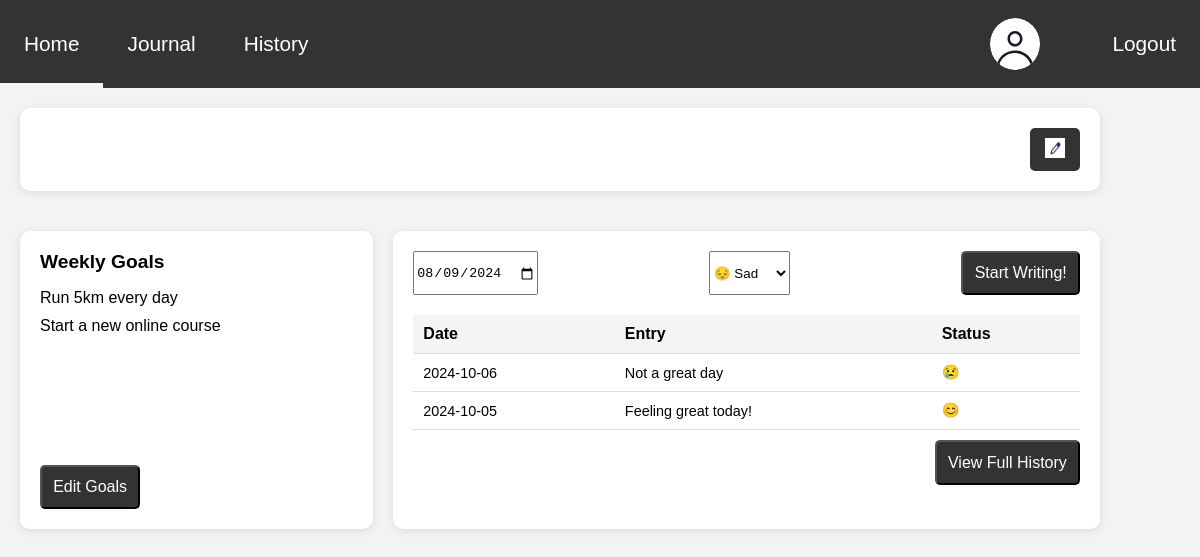
/patient/home/home.php (signed in), run on an earlier commit of the app's database.
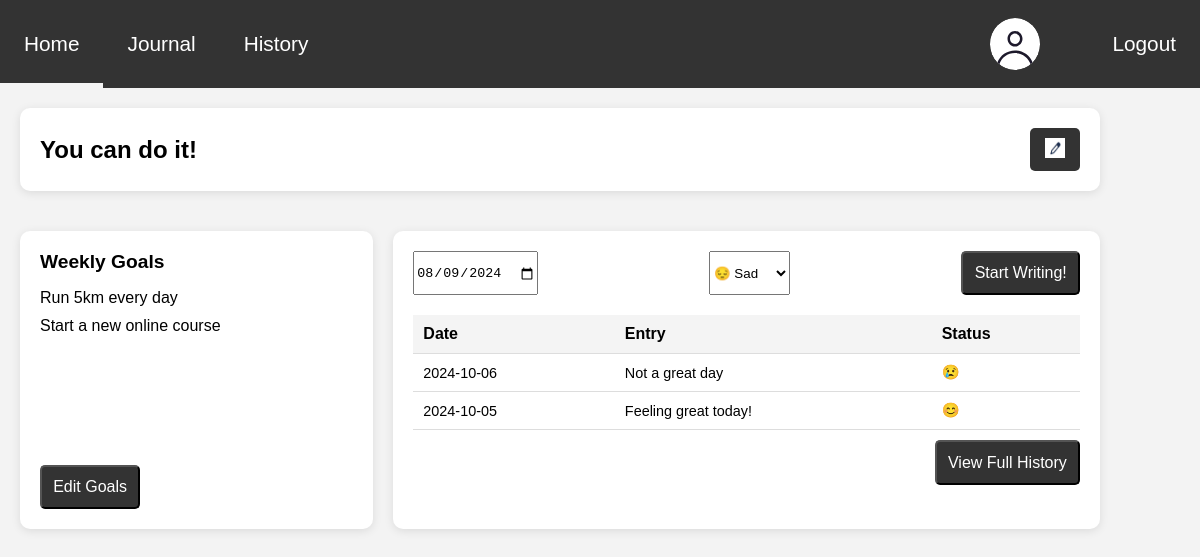
And on a later commit of the database.
### tables this page shows
CREATE TABLE Affirmations(
    patient_id int PRIMARY KEY,
    affirmation VARCHAR(255) DEFAULT "You can do it!",
    FOREIGN KEY (patient_id) REFERENCES Users(id)
);

### patient/home/home.php (the view, shortened to what the changed rows need)
<!DOCTYPE html>
<html lang="en">
<head>
    <link rel="stylesheet" href="home.css">
    <link rel="stylesheet" href="../../../CaRe_Group36/style.css">
</head>
<body>
        <?php include "../../common/navbar/navbar.php" ?>
    <main>
        <div class="container">
            <section class="affirmation">
                <h2 id="affirmation"><?php
                                $sql= "SELECT * FROM Affirmations  where patient_id = ?;";
                                if ($stmt = mysqli_prepare($conn, $sql)) {
                                    mysqli_stmt_bind_param($stmt, 'i', $_SESSION['id']);
                                    mysqli_stmt_execute($stmt);
                                    if($result = mysqli_stmt_get_result($stmt)) {
                                        if(mysqli_num_rows($result)> 0) {
                                            $row=mysqli_fetch_assoc($result);
                                            echo $row['affirmation'];
                                        }
                                    }
                                }
                            ?></h2>
                <button class="careButton" id="editButton">
                    <img id="editImage" src="../images/edit.png" alt="Edit">
                </button>
            </section>
            <section class="journal">
                <div class="journal-list">
                    <table>
                        <thead>
                            <tr>
                                <th>Date</th>
                                <th>Entry</th>
                                <th>Status</th>
                            </tr>
                        </thead>
                    </table>
                </div>
            </section>
        </div>
    </main>
    <?php include "../../common/confirmation/confirmation.php"; ?>
    <?php include "../../common/notification/notification.php"; ?>
</body>
</html>

What changed in the data, as far as the page shows it:
added affirmations: affirmation "You can do it!"
